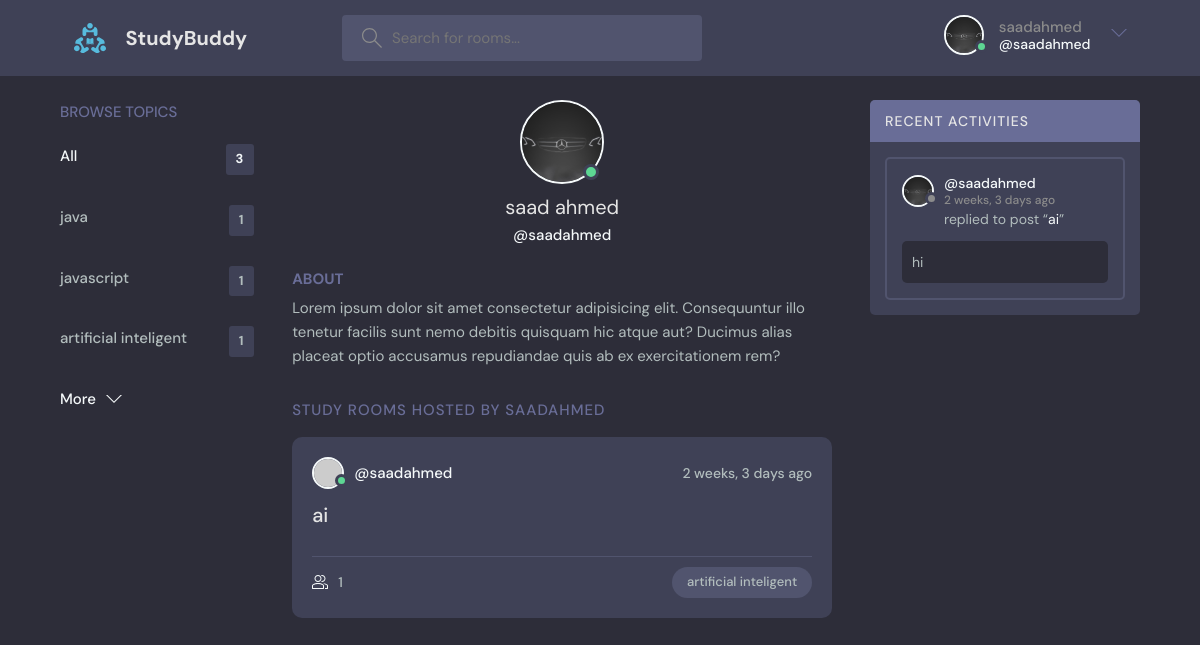
Page /user-profile/3 on the earlier database version.
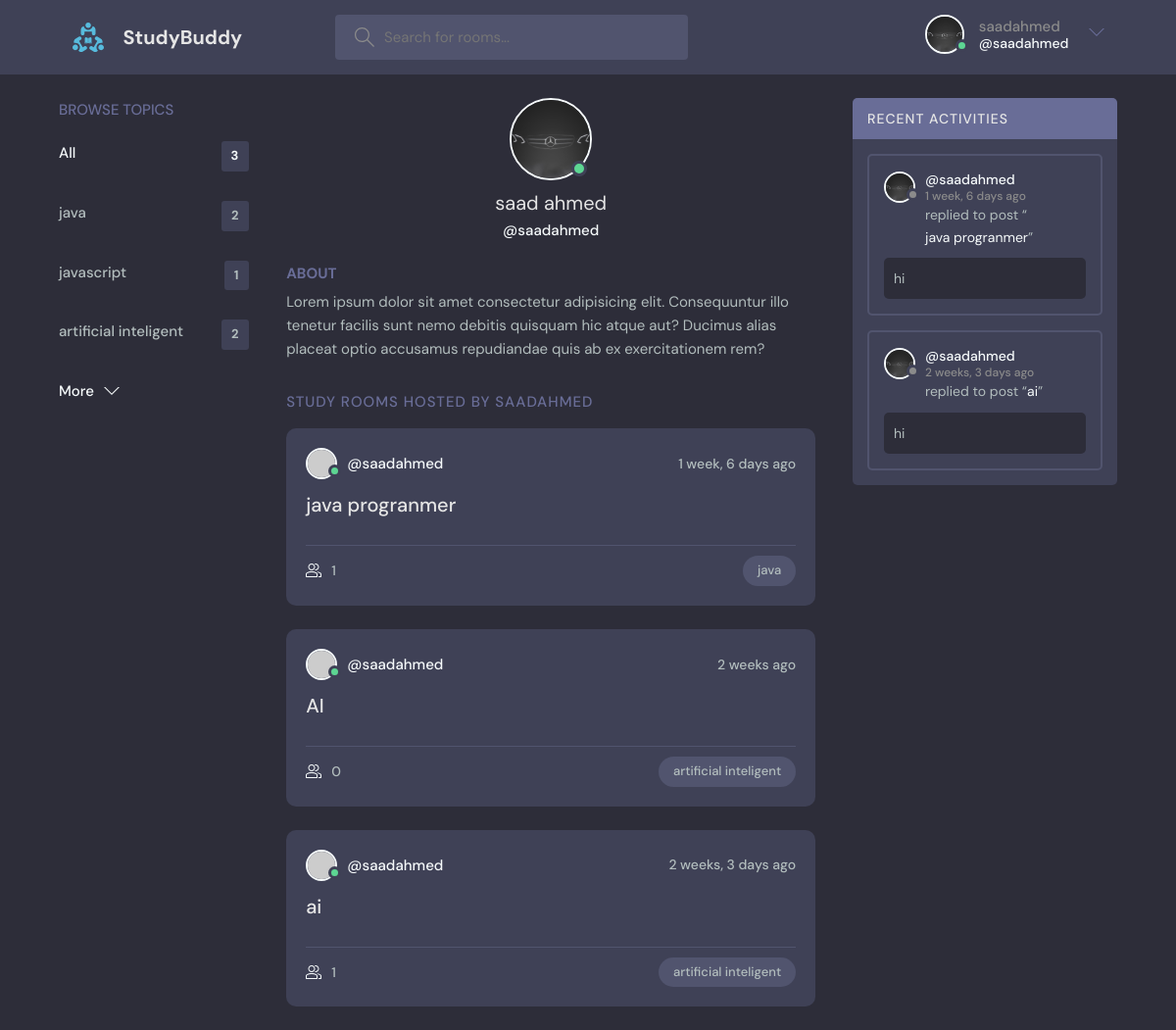
Same page on the later database version.
### user/models.py (models this page shows)
class User(AbstractUser):
    name=models.CharField(null=True, max_length=250)
    email=models.EmailField(unique=True,null=True)
    bio=models.TextField(blank=True)
    avater =models.ImageField(null=True, default='avatar.svg')

class Topic (models.Model):
    name=models.CharField(max_length=200)
    def __str__(self):
        return self.name

class Room (models.Model):
    host =models.ForeignKey(User, on_delete=models.SET_NULL, null=True)
    topic =models.ForeignKey(Topic, on_delete=models.SET_NULL, null=True)
    name =models.CharField(max_length=200)
    description=models.TextField(null=True, blank=True)
    participants =models.ManyToManyField(
        User, related_name='participants', blank=True)
    updated=models.DateTimeField(auto_now=True)
    created=models.DateTimeField(auto_now_add=True)
    class Meta:
        ordering=['-updated','-created'] #
    def __str__(self) :
        return self.name

class Message (models.Model):
    user =models.ForeignKey(User, on_delete=models.CASCADE)
    room =models.ForeignKey(Room, on_delete=models.CASCADE)
    body =models.TextField(default='Default message')
    updated=models.DateTimeField(auto_now=True)
    created =models.DateTimeField(auto_now_add=True)
    class Meta:
        ordering=['-updated','-created']
    def __str__(self):
        return self.body[0:50]

### user/views.py (the view)
# urls.py: path('user-profile/<str:pk>', views.profile, name='user-profile'),
def profile (request, pk):
    user =User.objects.get(id=pk)
    rooms =user.room_set.all() # only show which user profile you want to check that user room contain you can see
    topics= Topic.objects.all()
    room_messages =user.message_set.all() # only show which user profile you want to check that user message you can see
    context={'user':user, 'rooms':rooms ,'topics':topics, 'room_messages':room_messages}
    return render (request, 'base/profile.html', context)

### templates/base/profile.html (shortened to what this page needs)
{% extends 'base/main.html' %}
{%block content%}
  <main class="profile-page layout layout--3">
    <div class="container">
      {% include 'base/topic_component.html' %}
      <div class="roomList">
        <div class="profile">
          <div class="profile__avatar">
            <div class="avatar avatar--large active">
              <img src="{{user.avater.url}}" />
            </div>
          </div>
          <div class="profile__info">
            <h3>{{user.name}}</h3>
            <p>@{{user.username}}</p>
          </div>
          <div class="profile__about">
            <h3>about</h3>
            <p>
              Lorem ipsum dolor sit amet consectetur adipisicing elit. Consequuntur illo tenetur
              facilis sunt nemo debitis quisquam hic atque aut? Ducimus alias placeat optio
              accusamus repudiandae quis ab ex exercitationem rem?
            </p>
          </div>
        </div>
        <div class="roomList__header">
          <div>
            <h2>Study Rooms Hosted by {{user.username}}</a>
            </h2>
          </div>
        </div>
        {% for room in rooms %}
        <div class="roomListRoom">
          <div class="roomListRoom__header">
            <a href="profile.html" class="roomListRoom__author">
              <div class="avatar avatar--small active">
                <img src="https://randomuser.me/api/portraits/men/11.jpg" />
              </div>
              <span>@{{room.host}}</span>
            </a>
            <div class="roomListRoom__actions">
              <span>{{room.created|timesince}} ago</span>
            </div>
          </div>
          <div class="roomListRoom__content">
            <a href="{% url 'room' room.id %}">{{room.name}}</a>
          </div>
          <div class="roomListRoom__meta">
            <a class="roomListRoom__joined">
              {{room.participants.all.count}}
            </a>
            <p class="roomListRoom__topic">{{room.topic}}</p>
          </div>
        </div>
        {%endfor%}
      </div>
      {% include 'base/activity_component.html'%}
    </div>
  </main>
{% endblock content%}

### templates/base/main.html (shortened to what this page needs)
<!DOCTYPE html>
{% load static %}
<html lang="en">
<head>
    <link rel="stylesheet" href="{% static 'styles/style.css' %}">
</head>
<body>
     {% include "base/navbar.html" %}
     {% block content %}
     {% endblock content %}
</body>
</html>

### templates/base/navbar.html (shortened to what this page needs)
{% load static %}
<header class="header header--loggedIn">
    <div class="container">
      <a href="/" class="header__logo">
        <img src="{% static 'images/logo.svg' %}" />
        <h1>StudyBuddy</h1>
      </a>
      <form class="header__search" method="GET" action="{% url 'home' %}">
        <label>
          <input name='q'placeholder="Search for rooms..." />
        </label>
      </form>
      <nav class="header__menu">
        <div class="header__user">
          <a href="{%url 'user-profile' user.id%}">
            <div class="avatar avatar--medium active">
              <img src="{{user.avater.url}}" />
            </div>
            <p>{{user}} <span>@{{user}}</span></p>
          </a>
          <button class="dropdown-button">
            <svg version="1.1" xmlns="http://www.w3.org/2000/svg" width="32" height="32" viewBox="0 0 32 32">
              <title>chevron-down</title>
              <path d="M16 21l-13-13h-3l16 16 16-16h-3l-13 13z"></path>
            </svg>
          </button>
        </div>
      </nav>
    </div>
  </header>

### templates/base/topic_component.html (shortened to what this page needs)
<div class="topics">
    <div class="topics__header">
      <h2>Browse Topics</h2>
    </div>
    <ul class="topics__list">
      <li>
        <a href="{% url 'home'%}" class="active">All <span>{{topics.count}}</span></a>
      </li>
      {% for topic in topics %}
      <li>
        <a href="{% url 'home' %}?q={{topic.name}}">{{topic.name}} <span>{{topic.room_set.all.count}}</span></a>
      </li>
      {%endfor%}
    </ul>
    <a class="btn btn--link" href="topics.html">
      More
      <svg version="1.1" xmlns="http://www.w3.org/2000/svg" width="32" height="32" viewBox="0 0 32 32">
        <title>chevron-down</title>
        <path d="M16 21l-13-13h-3l16 16 16-16h-3l-13 13z"></path>
      </svg>
    </a>
  </div>

### templates/base/activity_component.html (shortened to what this page needs)
<div class="activities">
    <div class="activities__header">
      <h2>Recent Activities</h2>
    </div>
    {% for message in room_messages%}
    <div class="activities__box">
      <div class="activities__boxHeader roomListRoom__header">
        <a href="profile.html" class="roomListRoom__author">
          <div class="avatar avatar--small">
            <img src="{{message.user.avater.url}}" />
          </div>
          <p>
            @{{message.user.username}}
            <span>{{message.created|timesince}} ago</span>
          </p>
        </a>
      </div>
      <div class="activities__boxContent">
        <p>replied to post “<a href="{url 'user-profile' message.user.id}">{{message.room}}</a>”</p>
        <div class="activities__boxRoomContent">
          {{message}}
        </div>
      </div>
    </div>
    {% endfor%}
</div>

Differences in the rows shown:
computed for Topic "java": room_set.all.count "1" → "2"
computed for Topic "artificial inteligent": room_set.all.count "1" → "2"
added Room: host "saadahmed", created "1 week, 6 days", name "java progranmer", participants.all.count "1", topic "java"
added Room: host "saadahmed", created "2 weeks", name "AI", participants.all.count "0", topic "artificial inteligent"
added Message: user.avater (picture), user.username "saadahmed", created "1 week, 6 days", room "java progranmer", body "hi"
